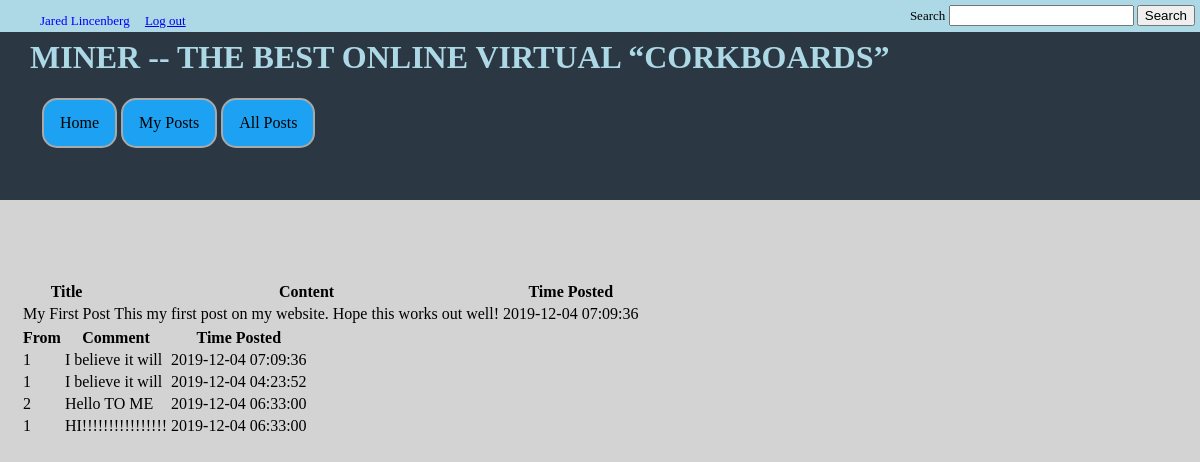
/post.php?postID=2 (signed in), run on the app's committed database.
### tables this page shows
CREATE TABLE IF NOT EXISTS posts (
	postID int NOT NULL AUTO_INCREMENT,
	userID int,
	Title varchar(255),
	Content TEXT,
	TimeCreated TIMESTAMP,
	PRIMARY KEY( postID ),
	FOREIGN KEY (userID) REFERENCES users(userID)
);

CREATE TABLE IF NOT EXISTS comments (
	commentID int NOT NULL AUTO_INCREMENT,
	userID int NOT NULL,
	postID int NOT NULL,
	Content TEXT,
	TimeCreated TIMESTAMP,
	PRIMARY KEY( commentID, postID ),
	FOREIGN KEY (userID) REFERENCES users(userID),
	FOREIGN KEY (postID) REFERENCES posts(postID)
);

### post.php (the view, shortened to what this page needs)
<!DOCTYPE html>
<html lang="en-US">
<head>
	<link rel="stylesheet" type="text/css" href="header.css" />
</head>
<body>
	<?php
	  if (isset($_SESSION["passwordVerified"])) {
			if ($_SESSION["passwordVerified"] == TRUE) {
				include 'header_afterloggedin.php';
			}
			else{
				include 'templateHeader.php';
			}
		}
		else{
			include 'templateHeader.php';
			header("Location: login.php");
		}
	?>
	<main>
	<?php if (isset($_SESSION["passwordVerified"])): ?>
		<?php if ($_SESSION["passwordVerified"] == TRUE): ?>
			<table>
				<thead>
				<tr>
					<th>Title</th>
					<th>Content</td>
					<th>Time Posted</th>
				</tr>
				</thead>
				<tbody>
				<?php
					getPost($_GET["postID"]);
				?>
				</tbody>
			</table>
			<table>
				<thead>
				<tr>
					<th>From</th>
					<th>Comment</td>
					<th>Time Posted</th>
				</tr>
				</thead>
				<tbody>
				<?php
					getPostCommentsAndLikes($_GET["postID"]);
				?>
				</tbody>
			</table>
		<?php else: ?>
			<p>Please Log in.</p>
		<?php endif ?>
	<?php else: ?>
		<p>Please Log in.</p>
	<?php endif ?>
	</main>
</body>
</html>
<?php
function getPostCommentsAndLikes($postID,$Limit = 20,$Offset = 0 )
{
	include 'connect.php';
	$querycheck="SELECT comments.* FROM `comments`, `posts` WHERE comments.postID = ? AND posts.postID = ? LIMIT ?, ?";
	$stmt = $mysqli->prepare( $querycheck );
	$stmt->bind_param( "iiii", $pID, $pID, $Off, $lim);
	$stmt->execute();
	$res = $stmt->get_result();
	while ($row = mysqli_fetch_array($res)) {
		echo "<tr>";
		echo "<td>" . $row["userID"] . "</td>";
		echo "<td>" . $row["Content"] . "</td>";
		echo "<td>" . $row["TimeCreated"] . "</td>";
		echo "</tr>";
	}
}
function getPost($postID, $Limit = 20, $Offset = 0)
{
	include 'connect.php';
	$querycheck="SELECT * FROM `posts` WHERE postID = ? ORDER BY TimeCreated DESC LIMIT ?, ?";
	$stmt = $mysqli->prepare( $querycheck );
	$stmt->bind_param( "iii", $pID, $Off, $lim);
	$pID = $postID;
	$Off = $Offset;
	$lim = $Limit;
	$stmt->execute();
	$res = $stmt->get_result();
	while ($row = mysqli_fetch_array($res)) {
		echo "<tr>";
		echo "<td>" . $row["Title"] . "</td>";
		echo "<td>" . $row["Content"] . "</td>";
		echo "<td>" . $row["TimeCreated"] . "</td>";
		echo "</tr>";
	}
}
?>

### header.css (style rules this page uses)
body { margin:0px; background-color: lightGrey; }
main { position: absolute; top: 35%; margin-right: 10px; margin-left: 20px; }

### data on the page
posts: Title "My First Post", Content "This my first post on my website. Hope this works out well!", TimeCreated "2019-12-04 07:09:36"
comments: userID "1", Content "I believe it will", TimeCreated "2019-12-04 07:09:36"
comments: userID "1", Content "I believe it will", TimeCreated "2019-12-04 04:23:52"
comments: userID "2", Content "Hello TO ME", TimeCreated "2019-12-04 06:33:00"
comments: userID "1", Content "HI!!!!!!!!!!!!!!!!", TimeCreated "2019-12-04 06:33:00"

### other printed values
$_SESSION["userfname"] "Jared"
$_SESSION["userlname"] "Lincenberg"
